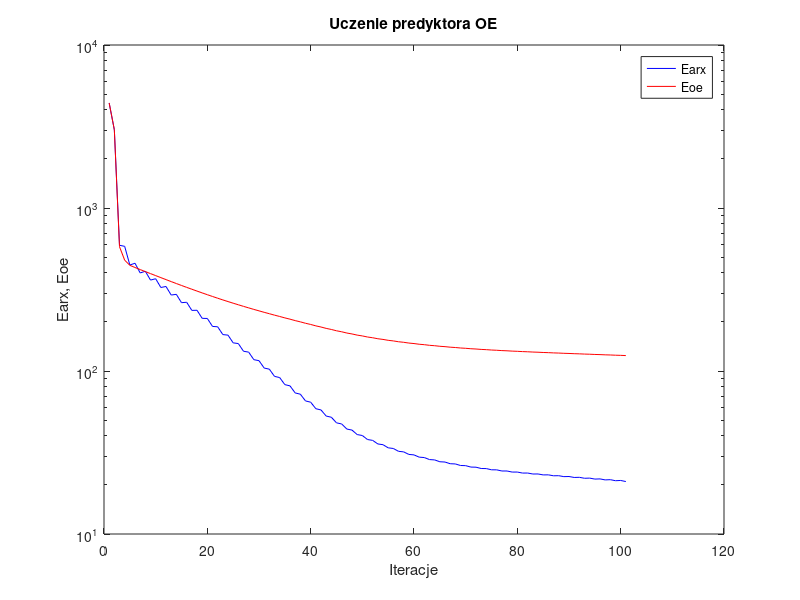
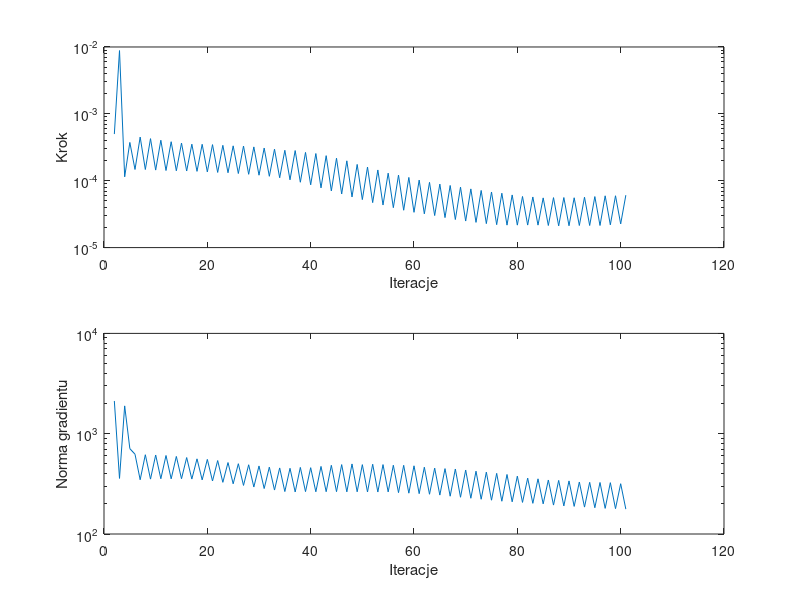

MATLAB code to generate these figures, in order:
%uczenie predyktora oe
clear all;
n=0; farx(n+1)=4.404251e+003; foe(n+1)=4.412123e+003; wspucz(n+1)=0.000000e+000; ng(n+1)=0.000000e+000;
n=1; farx(n+1)=3.018614e+003; foe(n+1)=3.020343e+003; krok(n+1)=4.987505e-004; ng(n+1)=2.119505e+003;
n=2; farx(n+1)=5.907629e+002; foe(n+1)=5.787839e+002; krok(n+1)=8.839546e-003; ng(n+1)=3.582972e+002;
n=3; farx(n+1)=5.818040e+002; foe(n+1)=4.786230e+002; krok(n+1)=1.144049e-004; ng(n+1)=1.893789e+003;
n=4; farx(n+1)=4.470331e+002; foe(n+1)=4.450841e+002; krok(n+1)=3.738062e-004; ng(n+1)=7.097433e+002;
n=5; farx(n+1)=4.581002e+002; foe(n+1)=4.316109e+002; krok(n+1)=1.473196e-004; ng(n+1)=6.244377e+002;
n=6; farx(n+1)=3.995717e+002; foe(n+1)=4.190457e+002; krok(n+1)=4.494757e-004; ng(n+1)=3.475782e+002;
n=7; farx(n+1)=4.092251e+002; foe(n+1)=4.073439e+002; krok(n+1)=1.471357e-004; ng(n+1)=6.170207e+002;
n=8; farx(n+1)=3.613054e+002; foe(n+1)=3.957977e+002; krok(n+1)=4.261111e-004; ng(n+1)=3.526583e+002;
n=9; farx(n+1)=3.681585e+002; foe(n+1)=3.848139e+002; krok(n+1)=1.442347e-004; ng(n+1)=6.131483e+002;
n=10; farx(n+1)=3.253759e+002; foe(n+1)=3.740152e+002; krok(n+1)=4.031350e-004; ng(n+1)=3.557548e+002;
n=11; farx(n+1)=3.300299e+002; foe(n+1)=3.637156e+002; krok(n+1)=1.421330e-004; ng(n+1)=6.063136e+002;
n=12; farx(n+1)=2.924738e+002; foe(n+1)=3.536397e+002; krok(n+1)=3.831728e-004; ng(n+1)=3.550247e+002;
n=13; farx(n+1)=2.953461e+002; foe(n+1)=3.440726e+002; krok(n+1)=1.408798e-004; ng(n+1)=5.934084e+002;
n=14; farx(n+1)=2.625586e+002; foe(n+1)=3.347834e+002; krok(n+1)=3.657739e-004; ng(n+1)=3.557832e+002;
n=15; farx(n+1)=2.640309e+002; foe(n+1)=3.259402e+002; krok(n+1)=1.398251e-004; ng(n+1)=5.784507e+002;
n=16; farx(n+1)=2.354555e+002; foe(n+1)=3.174266e+002; krok(n+1)=3.517334e-004; ng(n+1)=3.529835e+002;
n=17; farx(n+1)=2.358213e+002; foe(n+1)=3.093006e+002; krok(n+1)=1.381179e-004; ng(n+1)=5.614879e+002;
n=18; farx(n+1)=2.104337e+002; foe(n+1)=3.014127e+002; krok(n+1)=3.505202e-004; ng(n+1)=3.464875e+002;
n=19; farx(n+1)=2.100626e+002; foe(n+1)=2.938347e+002; krok(n+1)=1.354575e-004; ng(n+1)=5.543345e+002;
n=20; farx(n+1)=1.876979e+002; foe(n+1)=2.865760e+002; krok(n+1)=3.467612e-004; ng(n+1)=3.377881e+002;
n=21; farx(n+1)=1.867696e+002; foe(n+1)=2.796189e+002; krok(n+1)=1.330707e-004; ng(n+1)=5.398548e+002;
n=22; farx(n+1)=1.672953e+002; foe(n+1)=2.729480e+002; krok(n+1)=3.383827e-004; ng(n+1)=3.274499e+002;
n=23; farx(n+1)=1.659600e+002; foe(n+1)=2.666935e+002; krok(n+1)=1.316270e-004; ng(n+1)=5.156613e+002;
n=24; farx(n+1)=1.488600e+002; foe(n+1)=2.606136e+002; krok(n+1)=3.323859e-004; ng(n+1)=3.167599e+002;
n=25; farx(n+1)=1.473204e+002; foe(n+1)=2.548771e+002; krok(n+1)=1.281635e-004; ng(n+1)=5.021975e+002;
n=26; farx(n+1)=1.321850e+002; foe(n+1)=2.492216e+002; krok(n+1)=3.301872e-004; ng(n+1)=3.050558e+002;
n=27; farx(n+1)=1.305577e+002; foe(n+1)=2.439496e+002; krok(n+1)=1.247165e-004; ng(n+1)=4.901793e+002;
n=28; farx(n+1)=1.173596e+002; foe(n+1)=2.387420e+002; krok(n+1)=3.205178e-004; ng(n+1)=2.941933e+002;
n=29; farx(n+1)=1.157099e+002; foe(n+1)=2.339140e+002; krok(n+1)=1.209505e-004; ng(n+1)=4.767951e+002;
n=30; farx(n+1)=1.042635e+002; foe(n+1)=2.290889e+002; krok(n+1)=3.081200e-004; ng(n+1)=2.839539e+002;
n=31; farx(n+1)=1.026415e+002; foe(n+1)=2.246650e+002; krok(n+1)=1.164634e-004; ng(n+1)=4.641055e+002;
n=32; farx(n+1)=9.269965e+001; foe(n+1)=2.201444e+002; krok(n+1)=2.961508e-004; ng(n+1)=2.742763e+002;
n=33; farx(n+1)=9.115070e+001; foe(n+1)=2.160612e+002; krok(n+1)=1.107516e-004; ng(n+1)=4.557450e+002;
n=34; farx(n+1)=8.249728e+001; foe(n+1)=2.117743e+002; krok(n+1)=2.852628e-004; ng(n+1)=2.649881e+002;
n=35; farx(n+1)=8.105541e+001; foe(n+1)=2.079839e+002; krok(n+1)=1.032442e-004; ng(n+1)=4.519729e+002;
n=36; farx(n+1)=7.336529e+001; foe(n+1)=2.038167e+002; krok(n+1)=2.825558e-004; ng(n+1)=2.626475e+002;
n=37; farx(n+1)=7.207033e+001; foe(n+1)=2.002300e+002; krok(n+1)=9.488657e-005; ng(n+1)=4.612220e+002;
n=38; farx(n+1)=6.553269e+001; foe(n+1)=1.962878e+002; krok(n+1)=2.652070e-004; ng(n+1)=2.646042e+002;
n=39; farx(n+1)=6.436601e+001; foe(n+1)=1.930013e+002; krok(n+1)=8.683747e-005; ng(n+1)=4.584414e+002;
n=40; farx(n+1)=5.870449e+001; foe(n+1)=1.892043e+002; krok(n+1)=2.550371e-004; ng(n+1)=2.637016e+002;
n=41; farx(n+1)=5.768702e+001; foe(n+1)=1.861573e+002; krok(n+1)=7.818173e-005; ng(n+1)=4.718113e+002;
n=42; farx(n+1)=5.292393e+001; foe(n+1)=1.825869e+002; krok(n+1)=2.370496e-004; ng(n+1)=2.641611e+002;
n=43; farx(n+1)=5.204285e+001; foe(n+1)=1.798247e+002; krok(n+1)=7.043991e-005; ng(n+1)=4.840365e+002;
n=44; farx(n+1)=4.808256e+001; foe(n+1)=1.765083e+002; krok(n+1)=2.171980e-004; ng(n+1)=2.642333e+002;
n=45; farx(n+1)=4.732823e+001; foe(n+1)=1.740382e+002; krok(n+1)=6.334609e-005; ng(n+1)=4.920138e+002;
n=46; farx(n+1)=4.404042e+001; foe(n+1)=1.709851e+002; krok(n+1)=1.984325e-004; ng(n+1)=2.632713e+002;
n=47; farx(n+1)=4.340291e+001; foe(n+1)=1.687874e+002; krok(n+1)=5.720244e-005; ng(n+1)=4.997139e+002;
n=48; farx(n+1)=4.074372e+001; foe(n+1)=1.660507e+002; krok(n+1)=1.752622e-004; ng(n+1)=2.636146e+002;
n=49; farx(n+1)=4.019962e+001; foe(n+1)=1.641395e+002; krok(n+1)=5.219632e-005; ng(n+1)=4.915530e+002;
n=50; farx(n+1)=3.797865e+001; foe(n+1)=1.616543e+002; krok(n+1)=1.602589e-004; ng(n+1)=2.623983e+002;
n=51; farx(n+1)=3.752759e+001; foe(n+1)=1.599614e+002; krok(n+1)=4.705554e-005; ng(n+1)=4.959924e+002;
n=52; farx(n+1)=3.568424e+001; foe(n+1)=1.577323e+002; krok(n+1)=1.448755e-004; ng(n+1)=2.622563e+002;
n=53; farx(n+1)=3.530745e+001; foe(n+1)=1.562456e+002; krok(n+1)=4.334515e-005; ng(n+1)=4.920349e+002;
n=54; farx(n+1)=3.378379e+001; foe(n+1)=1.542773e+002; krok(n+1)=1.297027e-004; ng(n+1)=2.629137e+002;
n=55; farx(n+1)=3.347057e+001; foe(n+1)=1.529689e+002; krok(n+1)=3.955346e-005; ng(n+1)=4.846847e+002;
n=56; farx(n+1)=3.215739e+001; foe(n+1)=1.511776e+002; krok(n+1)=1.213101e-004; ng(n+1)=2.584913e+002;
n=57; farx(n+1)=3.190256e+001; foe(n+1)=1.500130e+002; krok(n+1)=3.620311e-005; ng(n+1)=4.839179e+002;
n=58; farx(n+1)=3.077985e+001; foe(n+1)=1.484088e+002; krok(n+1)=1.120093e-004; ng(n+1)=2.552837e+002;
n=59; farx(n+1)=3.057206e+001; foe(n+1)=1.473725e+002; krok(n+1)=3.369455e-005; ng(n+1)=4.786042e+002;
n=60; farx(n+1)=2.961691e+001; foe(n+1)=1.459447e+002; krok(n+1)=1.022356e-004; ng(n+1)=2.524752e+002;
n=61; farx(n+1)=2.944445e+001; foe(n+1)=1.450292e+002; krok(n+1)=3.200520e-005; ng(n+1)=4.632761e+002;
n=62; farx(n+1)=2.861809e+001; foe(n+1)=1.437547e+002; krok(n+1)=9.458811e-005; ng(n+1)=2.490620e+002;
n=63; farx(n+1)=2.847860e+001; foe(n+1)=1.429366e+002; krok(n+1)=3.014162e-005; ng(n+1)=4.536116e+002;
n=64; farx(n+1)=2.774914e+001; foe(n+1)=1.417896e+002; krok(n+1)=8.904993e-005; ng(n+1)=2.442951e+002;
n=65; farx(n+1)=2.764032e+001; foe(n+1)=1.410527e+002; krok(n+1)=2.809248e-005; ng(n+1)=4.485417e+002;
n=66; farx(n+1)=2.698682e+001; foe(n+1)=1.400128e+002; krok(n+1)=8.489916e-005; ng(n+1)=2.381532e+002;
n=67; farx(n+1)=2.690507e+001; foe(n+1)=1.393476e+002; krok(n+1)=2.627836e-005; ng(n+1)=4.445791e+002;
n=68; farx(n+1)=2.632232e+001; foe(n+1)=1.384099e+002; krok(n+1)=8.012946e-005; ng(n+1)=2.325017e+002;
n=69; farx(n+1)=2.626167e+001; foe(n+1)=1.378137e+002; krok(n+1)=2.494585e-005; ng(n+1)=4.344299e+002;
n=70; farx(n+1)=2.574031e+001; foe(n+1)=1.369695e+002; krok(n+1)=7.547877e-005; ng(n+1)=2.271997e+002;
n=71; farx(n+1)=2.569713e+001; foe(n+1)=1.364346e+002; krok(n+1)=2.383042e-005; ng(n+1)=4.229286e+002;
n=72; farx(n+1)=2.522547e+001; foe(n+1)=1.356723e+002; krok(n+1)=7.156180e-005; ng(n+1)=2.220203e+002;
n=73; farx(n+1)=2.519778e+001; foe(n+1)=1.351886e+002; krok(n+1)=2.282707e-005; ng(n+1)=4.137670e+002;
n=74; farx(n+1)=2.476857e+001; foe(n+1)=1.344978e+002; krok(n+1)=6.783250e-005; ng(n+1)=2.172736e+002;
n=75; farx(n+1)=2.475305e+001; foe(n+1)=1.340587e+002; krok(n+1)=2.202092e-005; ng(n+1)=4.023365e+002;
n=76; farx(n+1)=2.435683e+001; foe(n+1)=1.334258e+002; krok(n+1)=6.503398e-005; ng(n+1)=2.121949e+002;
n=77; farx(n+1)=2.435236e+001; foe(n+1)=1.330236e+002; krok(n+1)=2.167257e-005; ng(n+1)=3.921003e+002;
n=78; farx(n+1)=2.398815e+001; foe(n+1)=1.324469e+002; krok(n+1)=6.131214e-005; ng(n+1)=2.094550e+002;
n=79; farx(n+1)=2.399144e+001; foe(n+1)=1.320775e+002; krok(n+1)=2.167257e-005; ng(n+1)=3.773551e+002;
n=80; farx(n+1)=2.365288e+001; foe(n+1)=1.315448e+002; krok(n+1)=5.815705e-005; ng(n+1)=2.065824e+002;
n=81; farx(n+1)=2.366138e+001; foe(n+1)=1.312034e+002; krok(n+1)=2.170937e-005; ng(n+1)=3.604487e+002;
n=82; farx(n+1)=2.333670e+001; foe(n+1)=1.307022e+002; krok(n+1)=5.714551e-005; ng(n+1)=2.022316e+002;
n=83; farx(n+1)=2.335416e+001; foe(n+1)=1.303796e+002; krok(n+1)=2.167257e-005; ng(n+1)=3.549364e+002;
n=84; farx(n+1)=2.304299e+001; foe(n+1)=1.299081e+002; krok(n+1)=5.538211e-005; ng(n+1)=1.999027e+002;
n=85; farx(n+1)=2.306586e+001; foe(n+1)=1.296025e+002; krok(n+1)=2.139878e-005; ng(n+1)=3.453567e+002;
n=86; farx(n+1)=2.275981e+001; foe(n+1)=1.291478e+002; krok(n+1)=5.587912e-005; ng(n+1)=1.942561e+002;
n=87; farx(n+1)=2.279059e+001; foe(n+1)=1.288540e+002; krok(n+1)=2.114892e-005; ng(n+1)=3.422876e+002;
n=88; farx(n+1)=2.248870e+001; foe(n+1)=1.284154e+002; krok(n+1)=5.603333e-005; ng(n+1)=1.904919e+002;
n=89; farx(n+1)=2.252728e+001; foe(n+1)=1.281315e+002; krok(n+1)=2.122479e-005; ng(n+1)=3.384122e+002;
n=90; farx(n+1)=2.222967e+001; foe(n+1)=1.277072e+002; krok(n+1)=5.561724e-005; ng(n+1)=1.884658e+002;
n=91; farx(n+1)=2.227334e+001; foe(n+1)=1.274329e+002; krok(n+1)=2.139878e-005; ng(n+1)=3.298042e+002;
n=92; farx(n+1)=2.197434e+001; foe(n+1)=1.270165e+002; krok(n+1)=5.665485e-005; ng(n+1)=1.854597e+002;
n=93; farx(n+1)=2.202561e+001; foe(n+1)=1.267478e+002; krok(n+1)=2.139878e-005; ng(n+1)=3.274060e+002;
n=94; farx(n+1)=2.172261e+001; foe(n+1)=1.263371e+002; krok(n+1)=5.792561e-005; ng(n+1)=1.827895e+002;
n=95; farx(n+1)=2.178205e+001; foe(n+1)=1.260720e+002; krok(n+1)=2.139878e-005; ng(n+1)=3.263051e+002;
n=96; farx(n+1)=2.147291e+001; foe(n+1)=1.256642e+002; krok(n+1)=5.947814e-005; ng(n+1)=1.801111e+002;
n=97; farx(n+1)=2.154256e+001; foe(n+1)=1.254014e+002; krok(n+1)=2.190752e-005; ng(n+1)=3.249808e+002;
n=98; farx(n+1)=2.122831e+001; foe(n+1)=1.249990e+002; krok(n+1)=5.958061e-005; ng(n+1)=1.790212e+002;
n=99; farx(n+1)=2.130508e+001; foe(n+1)=1.247395e+002; krok(n+1)=2.262551e-005; ng(n+1)=3.172876e+002;
n=100; farx(n+1)=2.098217e+001; foe(n+1)=1.243372e+002; krok(n+1)=6.076370e-005; ng(n+1)=1.769760e+002;

figure; semilogy(farx,'b'); hold on; semilogy(foe,'r'); xlabel('Iteracje'); ylabel('Earx, Eoe'); legend('Earx','Eoe'); title('Uczenie predyktora OE');
figure; subplot(2,1,1); semilogy(krok); xlabel('Iteracje'); ylabel('Krok');
subplot(2,1,2); semilogy(ng); xlabel('Iteracje'); ylabel('Norma gradientu');
Earx=farx(n+1)
Eoe=foe(n+1)
